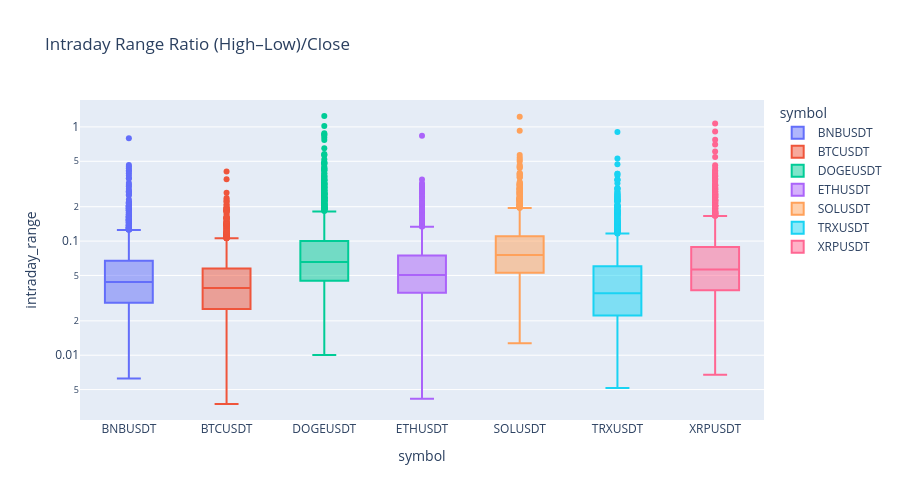

Source (notebook cell):
### Code cell
# === Cell 5d — Consistency & Intraday Range Check ===
import numpy as np
import pandas as pd
import plotly.express as px

# Load bản clean
panel = pd.read_parquet(PROCESSED / "um_1d_OHLCV_5y.CLEAN.parquet")
symbols = sorted({c[0] for c in panel.columns})

violations = []

for sym in symbols:
    df = panel[sym].copy()
    # Kiểm tra consistency
    bad_high = (df["High"] < df[["Open", "Close"]].max(axis=1))
    bad_low  = (df["Low"]  > df[["Open", "Close"]].min(axis=1))
    bad_any  = bad_high | bad_low
    n_bad = bad_any.sum()
    if n_bad > 0:
        violations.append((sym, n_bad))
        print(f"⚠️ {sym} có {n_bad} ngày vi phạm High/Low logic.")
    else:
        print(f"✅ {sym} đạt consistency check (High/Low hợp lý).")

# Tổng hợp kết quả
if violations:
    print("\nTổng hợp lỗi logic:")
    for sym, n_bad in violations:
        print(f" - {sym}: {n_bad} dòng sai")
else:
    print("\n🎯 Tất cả symbol đạt consistency logic.")

# --- Kiểm tra intraday range ratio ---
ratios = {}
for sym in symbols:
    df = panel[sym]
    ratio = (df["High"] - df["Low"]) / df["Close"]
    ratios[sym] = ratio

ratios_df = pd.DataFrame(ratios)

# Thống kê nhanh
desc = ratios_df.describe(percentiles=[0.01, 0.05, 0.95, 0.99]).T
print("\n=== Intraday Range Stats (High–Low)/Close ===")
print(desc[["mean", "50%", "95%", "99%", "max"]].round(3))

# --- Biểu đồ phân phối log-scale ---
fig = px.box(
    ratios_df.melt(var_name="symbol", value_name="intraday_range"),
    x="symbol", y="intraday_range",
    title="Intraday Range Ratio (High–Low)/Close",
    log_y=True,
    color="symbol"
)
fig.update_layout(height=500)
fig.show()

### Figure 1 — Plotly figure (JSON) as saved in the notebook; plotly's stock layout.template omitted (floating-point values rounded to 4 significant figures; data arrays with more than 128 entries replaced by an {"elided": "..."} marker saying what was removed)
{"data": [{"alignmentgroup": "True", "hovertemplate": "symbol=%{x}<br>intraday_range=%{y}<extra></extra>", "legendgroup": "BNBUSDT", "marker": {"color": "#636efa"}, "name": "BNBUSDT", "notched": false, "offsetgroup": "BNBUSDT", "orientation": "v", "showlegend": true, "type": "box", "x": {"elided": "1825 str values"}, "x0": " ", "xaxis": "x", "y": {"elided": "1825 float values"}, "y0": " ", "yaxis": "y"}, {"alignmentgroup": "True", "hovertemplate": "symbol=%{x}<br>intraday_range=%{y}<extra></extra>", "legendgroup": "BTCUSDT", "marker": {"color": "#EF553B"}, "name": "BTCUSDT", "notched": false, "offsetgroup": "BTCUSDT", "orientation": "v", "showlegend": true, "type": "box", "x": {"elided": "1825 str values"}, "x0": " ", "xaxis": "x", "y": {"elided": "1825 float values"}, "y0": " ", "yaxis": "y"}, {"alignmentgroup": "True", "hovertemplate": "symbol=%{x}<br>intraday_range=%{y}<extra></extra>", "legendgroup": "DOGEUSDT", "marker": {"color": "#00cc96"}, "name": "DOGEUSDT", "notched": false, "offsetgroup": "DOGEUSDT", "orientation": "v", "showlegend": true, "type": "box", "x": {"elided": "1825 str values"}, "x0": " ", "xaxis": "x", "y": {"elided": "1825 float values"}, "y0": " ", "yaxis": "y"}, {"alignmentgroup": "True", "hovertemplate": "symbol=%{x}<br>intraday_range=%{y}<extra></extra>", "legendgroup": "ETHUSDT", "marker": {"color": "#ab63fa"}, "name": "ETHUSDT", "notched": false, "offsetgroup": "ETHUSDT", "orientation": "v", "showlegend": true, "type": "box", "x": {"elided": "1825 str values"}, "x0": " ", "xaxis": "x", "y": {"elided": "1825 float values"}, "y0": " ", "yaxis": "y"}, {"alignmentgroup": "True", "hovertemplate": "symbol=%{x}<br>intraday_range=%{y}<extra></extra>", "legendgroup": "SOLUSDT", "marker": {"color": "#FFA15A"}, "name": "SOLUSDT", "notched": false, "offsetgroup": "SOLUSDT", "orientation": "v", "showlegend": true, "type": "box", "x": {"elided": "1825 str values"}, "x0": " ", "xaxis": "x", "y": {"elided": "1825 float values"}, "y0": " ", "yaxis": "y"}, {"alignmentgroup": "True", "hovertemplate": "symbol=%{x}<br>intraday_range=%{y}<extra></extra>", "legendgroup": "TRXUSDT", "marker": {"color": "#19d3f3"}, "name": "TRXUSDT", "notched": false, "offsetgroup": "TRXUSDT", "orientation": "v", "showlegend": true, "type": "box", "x": {"elided": "1825 str values"}, "x0": " ", "xaxis": "x", "y": {"elided": "1825 float values"}, "y0": " ", "yaxis": "y"}, {"alignmentgroup": "True", "hovertemplate": "symbol=%{x}<br>intraday_range=%{y}<extra></extra>", "legendgroup": "XRPUSDT", "marker": {"color": "#FF6692"}, "name": "XRPUSDT", "notched": false, "offsetgroup": "XRPUSDT", "orientation": "v", "showlegend": true, "type": "box", "x": {"elided": "1825 str values"}, "x0": " ", "xaxis": "x", "y": {"elided": "1825 float values"}, "y0": " ", "yaxis": "y"}], "layout": {"boxmode": "overlay", "height": 500, "legend": {"title": {"text": "symbol"}, "tracegroupgap": 0}, "title": {"text": "Intraday Range Ratio (High–Low)/Close"}, "xaxis": {"anchor": "y", "categoryarray": ["BNBUSDT", "BTCUSDT", "DOGEUSDT", "ETHUSDT", "SOLUSDT", "TRXUSDT", "XRPUSDT"], "categoryorder": "array", "domain": [0, 1], "title": {"text": "symbol"}}, "yaxis": {"anchor": "x", "domain": [0, 1], "title": {"text": "intraday_range"}, "type": "log"}}}
